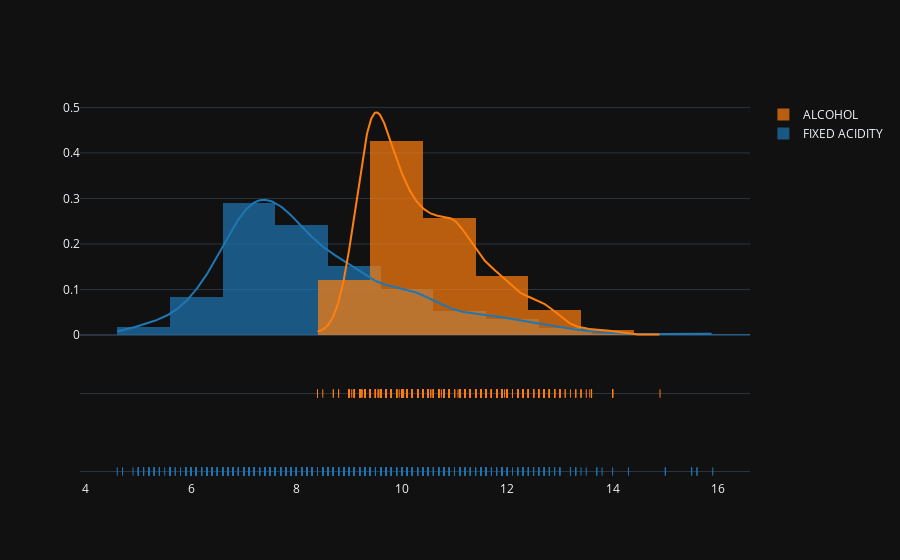

Notebook code cell kept with this figure:
### Code cell
fig=ff.create_distplot(hist_data=[df_wine['FIXED ACIDITY'],df_wine['ALCOHOL']],group_labels=['FIXED ACIDITY','ALCOHOL'])
fig.update_layout(template='plotly_dark')

### Figure 1 — Plotly figure (JSON) as saved in the notebook; plotly's stock layout.template omitted (floating-point values rounded to 4 significant figures; data arrays with more than 128 entries replaced by an {"elided": "..."} marker saying what was removed)
{"data": [{"autobinx": false, "histnorm": "probability density", "legendgroup": "FIXED ACIDITY", "marker": {"color": "rgb(31, 119, 180)"}, "name": "FIXED ACIDITY", "opacity": 0.7, "type": "histogram", "x": {"elided": "1599 float values"}, "xaxis": "x", "xbins": {"end": 15.9, "size": 1, "start": 4.6}, "yaxis": "y"}, {"autobinx": false, "histnorm": "probability density", "legendgroup": "ALCOHOL", "marker": {"color": "rgb(255, 127, 14)"}, "name": "ALCOHOL", "opacity": 0.7, "type": "histogram", "x": {"elided": "1599 float values"}, "xaxis": "x", "xbins": {"end": 14.9, "size": 1, "start": 8.4}, "yaxis": "y"}, {"legendgroup": "FIXED ACIDITY", "marker": {"color": "rgb(31, 119, 180)"}, "mode": "lines", "name": "FIXED ACIDITY", "showlegend": false, "type": "scatter", "x": {"elided": "500 float values"}, "xaxis": "x", "y": {"elided": "500 float values"}, "yaxis": "y"}, {"legendgroup": "ALCOHOL", "marker": {"color": "rgb(255, 127, 14)"}, "mode": "lines", "name": "ALCOHOL", "showlegend": false, "type": "scatter", "x": {"elided": "500 float values"}, "xaxis": "x", "y": {"elided": "500 float values"}, "yaxis": "y"}, {"legendgroup": "FIXED ACIDITY", "marker": {"color": "rgb(31, 119, 180)", "symbol": "line-ns-open"}, "mode": "markers", "name": "FIXED ACIDITY", "showlegend": false, "type": "scatter", "x": {"elided": "1599 float values"}, "xaxis": "x", "y": {"elided": "1599 str values"}, "yaxis": "y2"}, {"legendgroup": "ALCOHOL", "marker": {"color": "rgb(255, 127, 14)", "symbol": "line-ns-open"}, "mode": "markers", "name": "ALCOHOL", "showlegend": false, "type": "scatter", "x": {"elided": "1599 float values"}, "xaxis": "x", "y": {"elided": "1599 str values"}, "yaxis": "y2"}], "layout": {"barmode": "overlay", "hovermode": "closest", "legend": {"traceorder": "reversed"}, "xaxis": {"anchor": "y2", "domain": [0, 1], "zeroline": false}, "yaxis": {"anchor": "free", "domain": [0.35, 1], "position": 0}, "yaxis2": {"anchor": "x", "domain": [0, 0.25], "dtick": 1, "showticklabels": false}}}
